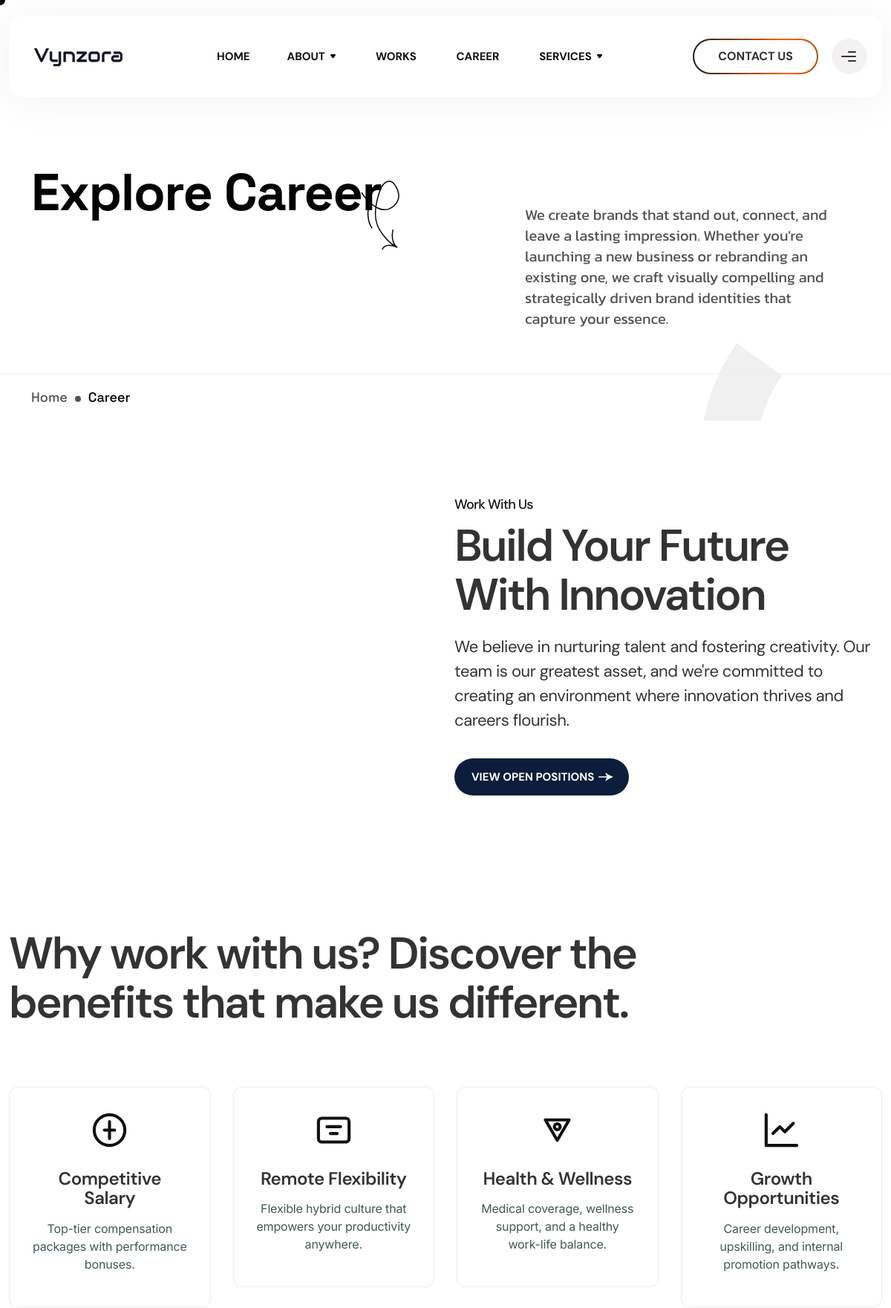
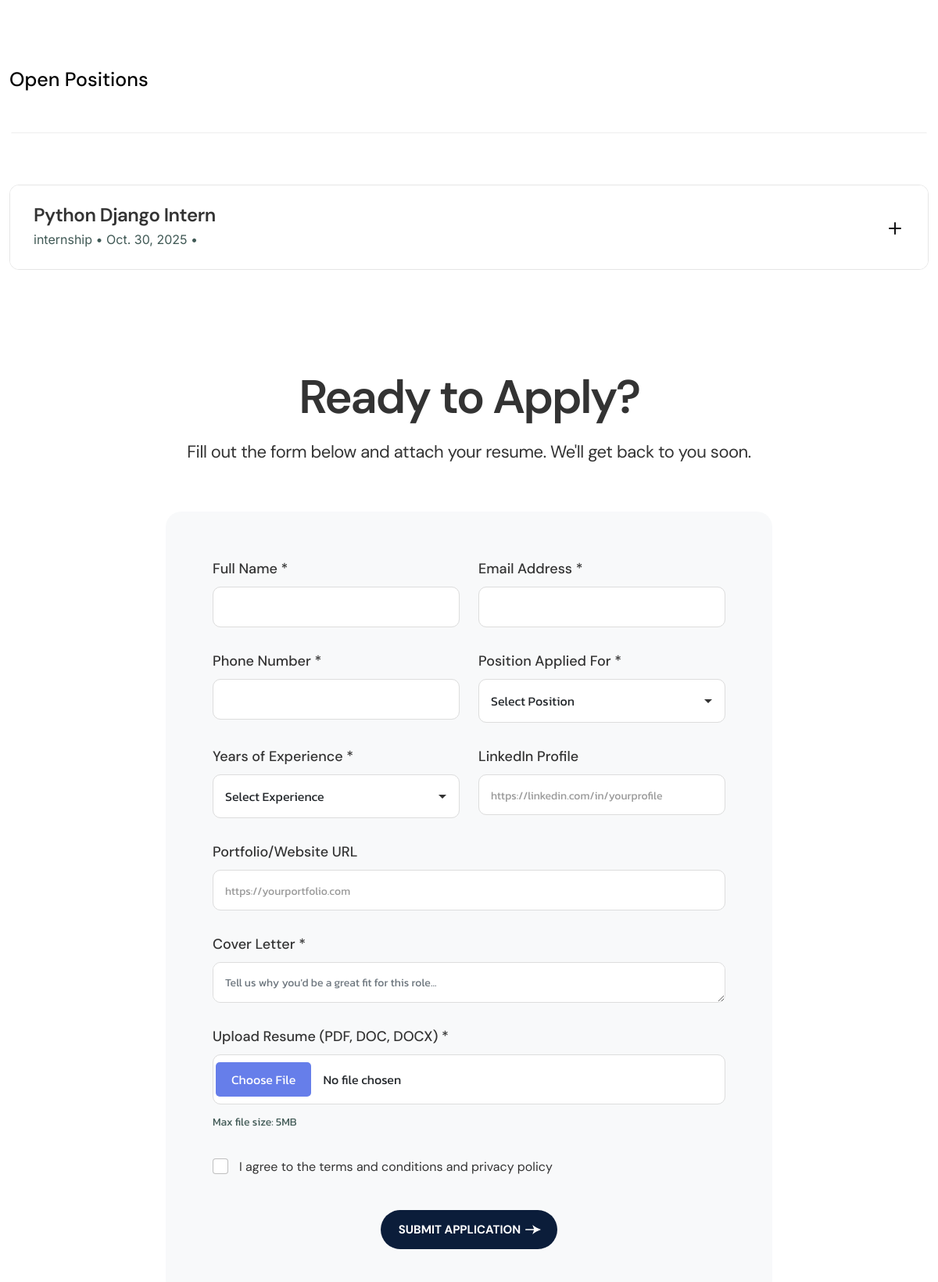
The app's page /careers/ (upper part) with its own data (2 pictures, top to bottom).
### vynzora_app/models.py (models this page shows, shortened)
class Career_Model(models.Model):
    JOB_TYPES = (
        ('full_time', 'Full Time'),
        ('part_time', 'Part Time'),
        ('internship', 'Internship'),
        ('contract', 'Contract'),
        ('remote', 'Remote'),
    )
    job_position = models.CharField(max_length=100)
    job_type = models.CharField(max_length=50, choices=JOB_TYPES)
    company_name = models.CharField(max_length=100)
    place = models.CharField(max_length=100)
    salary = models.IntegerField()
    job_details = RichTextField(max_length=20000)
    posted_date = models.DateField(auto_now_add=True)
    end_date = models.DateField()
    post_end_date = models.DateTimeField(null=True, blank=True)

### vynzora_app/views.py (the view)
# urls.py: path('careers/', views.career_submit_application, name='submit_application'),
def career_submit_application(request):
    job_positions = Career_Model.objects.filter(post_end_date__gte=timezone.now())
    careers = Career_Model.objects.filter(post_end_date__gte=timezone.now())
    services = Services.objects.all()
    if request.method == 'POST':
        form = CandidateForm(request.POST, request.FILES)
        if form.is_valid():
            form.save()
            messages.success(request, 'Your application has been successfully submitted.')
            return redirect('submit_application')  # Make sure 'careers' is a valid URL name
        else:
            messages.error(request, 'Please correct the errors below.')
    else:
        form = CandidateForm()
    context = {
        'form': form,
        'job_positions': job_positions,
        'careers': careers,
        'services':services
    }
    return render(request, 'home/careers.html', context)

### templates/home/careers.html (shortened to what this page needs)
{% extends "home/base.html" %}
{% load static %}
{% block content %}
      <div class="tp-service-hero-area tp-service-hero-spacing p-relative z-index-1">
               <span class="tp-service-hero-shape-2 p-absolute">
                  <svg class="line-2" viewBox="0 0 402 339" fill="none" xmlns="http://www.w3.org/2000/svg">
                     <circle cx="413.5" cy="413.5" r="353.5" transform="matrix(-1 0 0 1 820 0)" stroke="#F0F0F0" stroke-width="120" />
                  </svg>
               </span>
               <div class="container">
                  <div class="row pb-45">
                     <div class="col-lg-7">
                        <div class="tp-service-hero-left p-relative z-index-1 mb-40">
                           <h2 class="fs-70 fs-lg-60 fs-xs-40">Explore Career</h2>
                           <span class="tp-service-hero-shape tpswing d-none d-sm-inline-block">
                           </span>
                        </div>
                     </div>
                     <div class="col-lg-5">
                        <div class="tp-service-hero-right mt-55">
                           <p class="fs-20 lh-140-per">We create brands that stand out, connect, and<br> leave a lasting impression. Whether you're<br> launching a new business or rebranding an<br> existing one, we craft visually compelling and<br> strategically driven brand identities that<br> capture your essence.</p>
                        </div>
                     </div>
                  </div>
               </div>
               <div class="tp-breadcrumb-wrap">
                  <div class="container">
                     <div class="row">
                        <div class="col-12">
                           <div class="tp-breadcrumb-list">
                              <ul>
                                 <li><a href="index.html">Home</a></li>
                                 <li><span></span></li>
                                 <li>Career</li>
                              </ul>
                           </div>
                        </div>
                     </div>
                  </div>
               </div>
            </div>
<div class="tp-team-details-area pre-header pt-160 pb-120">
   <div class="container-fluid container-1524">
      <div class="row align-items-center">
         <div class="col-lg-6">
            <div class="tp-team-details-thumb mb-30">
            </div>
         </div>
         <div class="col-lg-6">
            <div class="tp-team-details-title-wrap ml-35 mb-40">
               <span class="tp-ff-dm fw-500 fs-18 ls-m-4 tp-text-common-black-5 mb-10 d-inline-block">Work With Us</span>
               <h2 class="tp-section-ai-title fs-72 fs-xl-60 fs-lg-55 fs-sm-45 fs-xs-40 fw-600 ls-m-4 tp-ff-dm mb-20 tp-text-common-black-6">Build Your Future With Innovation</h2>
               <p class="tp-section-ai-para tp-ff-dm mb-35 fw-400 fs-22 ls-m-2 lh-150-per tp-text-common-black-6">We believe in nurturing talent and fostering creativity. Our team is our greatest asset, and we're committed to creating an environment where innovation thrives and careers flourish.</p>
               <a href="#open-positions" class="tp-btn-lg tp-bg-theme-primary d-inline-block text-uppercase lh-0 tp-round-26 fs-15 ls-0 tp-btn-switch-2-animation tp-text-common-white fw-700 tp-ff-dm">
                  <span class="d-flex align-items-center justify-content-center">
                     <span class="btn-text">View Open Positions</span>
                     <span class="btn-icon">
                     </span>
                  </span>
               </a>
            </div>
         </div>
      </div>
   </div>
</div>
<div class="tp-team-area pt-60 pb-90">
   <div class="container-fluid container-1524">
      <div class="row">
         <div class="col-lg-10">
            <div class="tp-team-details-title mb-80">
               <h2 class="tp-section-ai-title fs-72 fs-xl-60 fs-lg-55 fs-sm-45 fs-xs-40 fw-600 ls-m-4 tp-ff-dm tp-text-common-black-6">
                  Why work with us? Discover the<br> benefits that make us different.
               </h2>
            </div>
         </div>
      </div>
      <div class="row gx-30">
         <div class="col-lg-3 col-md-6">
            <div class="tp-benefit-card mb-40 text-center">
               <div class="tp-benefit-icon mb-25">
                  <svg width="55" height="55" viewBox="0 0 24 24" fill="none"
                     stroke="#111" stroke-width="1.8" stroke-linecap="round" stroke-linejoin="round">
                     <circle cx="12" cy="12" r="9"/>
                     <path d="M12 7v10m-3-5h6"/>
                  </svg>
               </div>
               <h3 class="fw-600 fs-24 ls-m-2 tp-ff-dm tp-text-common-black-6 mb-15">Competitive Salary</h3>
               <p class="tp-text-common-black-4 ls-m-1 tp-ff-inter fs-16 lh-150-per">
                  Top-tier compensation packages with performance bonuses.
               </p>
            </div>
         </div>
         <div class="col-lg-3 col-md-6">
            <div class="tp-benefit-card mb-40 text-center">
               <div class="tp-benefit-icon mb-25">
                  <svg width="55" height="55" viewBox="0 0 24 24" fill="none"
                     stroke="#111" stroke-width="1.8" stroke-linecap="round" stroke-linejoin="round">
                     <rect x="3" y="5" width="18" height="14" rx="2"/>
                     <path d="M8 10h8m-6 4h4"/>
                  </svg>
               </div>
               <h3 class="fw-600 fs-24 ls-m-2 tp-ff-dm tp-text-common-black-6 mb-15">Remote Flexibility</h3>
               <p class="tp-text-common-black-4 ls-m-1 tp-ff-inter fs-16 lh-150-per">
                  Flexible hybrid culture that empowers your productivity anywhere.
               </p>
            </div>
         </div>
         <div class="col-lg-3 col-md-6">
            <div class="tp-benefit-card mb-40 text-center">
               <div class="tp-benefit-icon mb-25">
                  <svg width="55" height="55" viewBox="0 0 24 24" fill="none"
                     stroke="#111" stroke-width="1.8" stroke-linecap="round" stroke-linejoin="round">
                     <path d="M19 6l-7 12L5 6h14z"/>
                     <circle cx="12" cy="10" r="1.7"/>
                  </svg>
               </div>
               <h3 class="fw-600 fs-24 ls-m-2 tp-ff-dm tp-text-common-black-6 mb-15">Health & Wellness</h3>
               <p class="tp-text-common-black-4 ls-m-1 tp-ff-inter fs-16 lh-150-per">
                  Medical coverage, wellness support, and a healthy work-life balance.
               </p>
            </div>
         </div>
         <div class="col-lg-3 col-md-6">
            <div class="tp-benefit-card mb-40 text-center">
               <div class="tp-benefit-icon mb-25">
                  <svg width="55" height="55" viewBox="0 0 24 24" fill="none"
                     stroke="#111" stroke-width="1.8" stroke-linecap="round" stroke-linejoin="round">
                     <path d="M3 3v18h18"/>
                     <path d="M7 14l4-4 3 3 5-5"/>
                  </svg>
               </div>
               <h3 class="fw-600 fs-24 ls-m-2 tp-ff-dm tp-text-common-black-6 mb-15">Growth Opportunities</h3>
               <p class="tp-text-common-black-4 ls-m-1 tp-ff-inter fs-16 lh-150-per">
                  Career development, upskilling, and internal promotion pathways.
               </p>
            </div>
         </div>
      </div>
   </div>
</div>
<div class="tp-awareds-area pb-90" id="open-positions">
   <div class="container-fluid container-1524">
      <div class="row">
         <div class="col-lg-10">
            <div class="tp-service-wd-title-wrap d-md-flex align-items-end">
               <span class="fw-500 tp-ff-dm fs-25 tp-text-common-black mb-40">Open Positions</span>
            </div>
         </div>
         <div class="col-lg-12">
            <div class="tp-service-wd-border mb-55">
               <svg viewBox="0 0 1499 2" fill="none" xmlns="http://www.w3.org/2000/svg">
                  <path opacity="0.1" d="M0 1L1499 1.00013" stroke="#111112" />
               </svg>
            </div>
         </div>
      </div>
      <div class="row">
         <div class="col-lg-12">
            <div class="tp-job-accordion-wrapper">
               {% for car in careers %}
               <div class="tp-job-accordion-item mb-20">
                  <div class="tp-job-accordion-header" onclick="toggleJob('job1')">
                     <div class="d-flex justify-content-between align-items-center">
                        <div>
                           <h3 class="tp-ff-dm fw-600 fs-24 tp-text-common-black-6 mb-5">{{ car.job_position }}</h3>
                           <span class="tp-ff-inter tp-text-common-black-4 fs-16">{{ car.job_type }} • {{ car.end_date}} • {{ car.post_date}} </span>
                        </div>
                        <div class="tp-job-accordion-icon" id="icon-job1">
                           <svg width="24" height="24" viewBox="0 0 24 24" fill="none" xmlns="http://www.w3.org/2000/svg">
                              <path d="M12 5V19M5 12H19" stroke="#111112" stroke-width="2" stroke-linecap="round"/>
                           </svg>
                        </div>
                     </div>
                  </div>
               </div>
               {% endfor %}
            </div>
         </div>
      </div>
   </div>
</div>
<div class="tp-team-area pt-60 pb-140">
   <div class="container-fluid container-1524">
      <div class="row">
         <div class="col-lg-8 mx-auto">
            <div class="tp-team-details-title mb-60 text-center">
               <h2 class="tp-section-ai-title fs-72 fs-xl-60 fs-lg-55 fs-sm-45 fs-xs-40 fw-600 ls-m-4 tp-ff-dm tp-text-common-black-6">Ready to Apply?</h2>
               <p class="tp-section-ai-para tp-ff-dm mt-20 fw-400 fs-22 ls-m-2 lh-150-per tp-text-common-black-6">Fill out the form below and attach your resume. We'll get back to you soon.</p>
            </div>
            <div class="tp-career-form-wrap" style="background: #f8f9fa; padding: 60px; border-radius: 20px;">
               <form action="{% url 'submit_application' %}" method="POST" enctype="multipart/form-data">
    <div class="row">
        <div class="col-md-6 mb-30">
            <label class="tp-ff-dm fw-500 fs-18 mb-10 tp-text-common-black-6">Full Name *</label>
            <input type="text" name="name" required class="form-control" style="padding: 15px; border-radius: 10px; border: 1px solid #ddd; font-size: 16px;">
        </div>
        <div class="col-md-6 mb-30">
            <label class="tp-ff-dm fw-500 fs-18 mb-10 tp-text-common-black-6">Email Address *</label>
            <input type="email" name="email" required class="form-control" style="padding: 15px; border-radius: 10px; border: 1px solid #ddd; font-size: 16px;">
        </div>
        <div class="col-md-6 mb-30">
            <label class="tp-ff-dm fw-500 fs-18 mb-10 tp-text-common-black-6">Phone Number *</label>
            <input type="tel" name="phone" required class="form-control" style="padding: 15px; border-radius: 10px; border: 1px solid #ddd; font-size: 16px;">
        </div>
        <div class="col-md-6 mb-30">
   <label class="tp-ff-dm fw-500 fs-18 mb-10 tp-text-common-black-6">Position Applied For *</label>
   <select name="job_position" id="positionSelect" required class="form-control"
      style="padding: 15px; border-radius: 10px; border: 1px solid #ddd; font-size: 16px;">
      <option value="">Select Position</option>
   </select>
</div>
        <div class="col-md-6 mb-30">
   <label class="tp-ff-dm fw-500 fs-18 mb-10 tp-text-common-black-6">Years of Experience *</label>
   <select name="experience" required class="form-control"
        style="padding: 15px; border-radius: 10px; border: 1px solid #ddd; font-size: 16px;">
    <option value="">Select Experience</option>
</select>
</div>
        <div class="col-md-6 mb-30">
            <label class="tp-ff-dm fw-500 fs-18 mb-10 tp-text-common-black-6">LinkedIn Profile</label>
            <input type="url" name="linkedin_profile" class="form-control" placeholder="https://linkedin.com/in/yourprofile" style="padding: 15px; border-radius: 10px; border: 1px solid #ddd; font-size: 16px;">
        </div>
        <div class="col-md-12 mb-30">
            <label class="tp-ff-dm fw-500 fs-18 mb-10 tp-text-common-black-6">Portfolio/Website URL</label>
            <input type="url" name="portfolio_url" class="form-control" placeholder="https://yourportfolio.com" style="padding: 15px; border-radius: 10px; border: 1px solid #ddd; font-size: 16px;">
        </div>
        <div class="col-md-12 mb-30">
            <label class="tp-ff-dm fw-500 fs-18 mb-10 tp-text-common-black-6">Cover Letter *</label>
            <textarea name="cover_letter" required rows="6" class="form-control" placeholder="Tell us why you'd be a great fit for this role..." style="padding: 15px; border-radius: 10px; border: 1px solid #ddd; font-size: 16px; resize: vertical;"></textarea>
        </div>
        <div class="col-md-12 mb-30">
            <label class="tp-ff-dm fw-500 fs-18 mb-10 tp-text-common-black-6">Upload Resume (PDF, DOC, DOCX) *</label>
            <input type="file" name="resume" required accept=".pdf,.doc,.docx"
       class="form-control"
       style="padding: 15px; border-radius: 10px; border: 1px solid #ddd;">
            <small class="tp-text-common-black-4 mt-10 d-block">Max file size: 5MB</small>
        </div>
        <div class="col-md-12 mb-40">
            <div class="form-check">
                <input class="form-check-input" type="checkbox" name="terms" id="termsCheck" required style="width: 20px; height: 20px; margin-top: 3px;">
                <label class="form-check-label tp-ff-dm fs-16 tp-text-common-black-6" for="termsCheck" style="margin-left: 10px;">
                    I agree to the terms and conditions and privacy policy
                </label>
            </div>
        </div>
        <div class="col-md-12 text-center">
            <button type="submit" class="tp-btn-lg tp-bg-theme-primary d-inline-block text-uppercase lh-0 tp-round-26 fs-15 ls-0 tp-btn-switch-2-animation tp-text-common-white fw-700 tp-ff-dm" style="border: none; cursor: pointer;">
                <span class="d-flex align-items-center justify-content-center">
                    <span class="btn-text">Submit Application</span>
                    <span class="btn-icon">
                    </span>
                </span>
            </button>
        </div>
    </div>
</form>
            </div>
         </div>
      </div>
   </div>
</div>
{% endblock %}

### records on screen
Career_Model: job_position "Python Django Intern", job_type "internship", end_date "Oct. 30, 2025"
